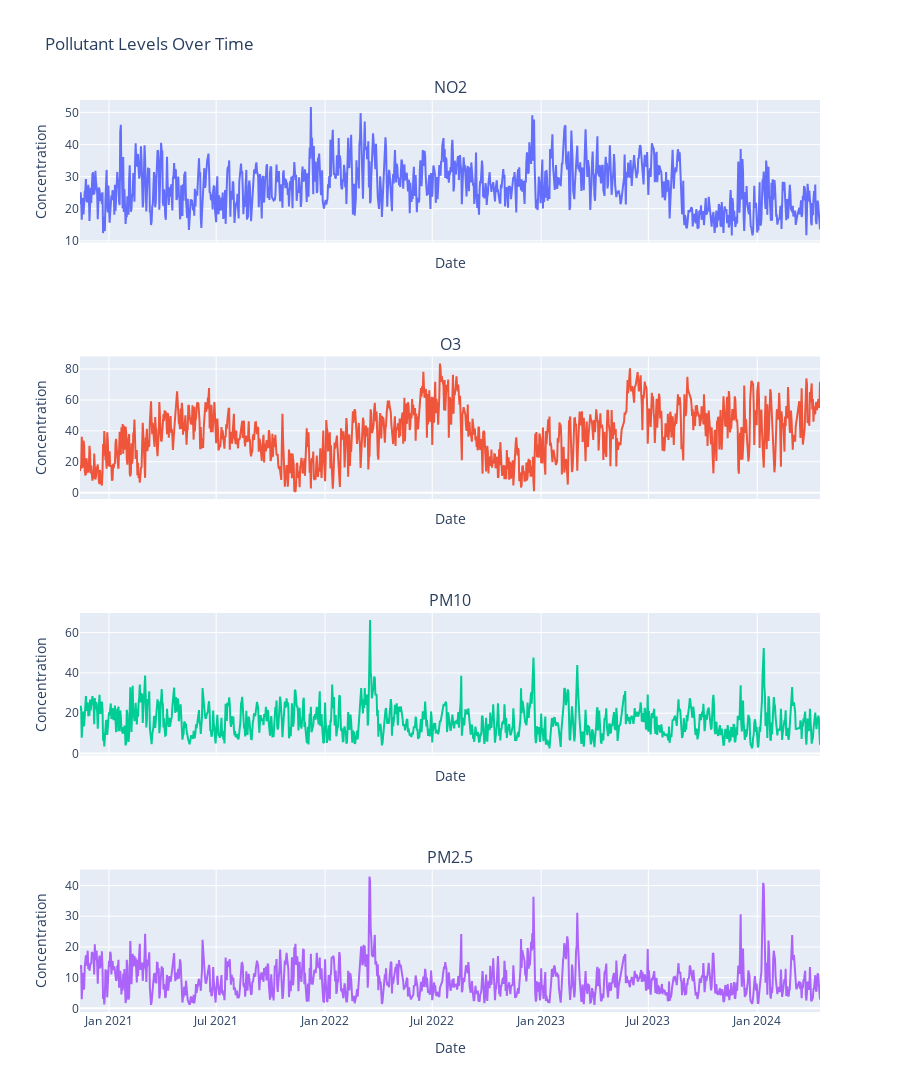

This figure's notebook cell:
### Code cell
pollutant_columns = pollutants_df.columns

fig = make_subplots(rows=len(pollutant_columns), cols=1, shared_xaxes=True, subplot_titles=pollutant_columns)

for i, col in enumerate(pollutant_columns):
    fig.add_trace(go.Scatter(x=pollutants_df.index, y=pollutants_df[col], mode='lines', name=col), row=i+1, col=1)

fig.update_layout(title_text='Pollutant Levels Over Time',
                  height=300 * len(pollutant_columns),  # Adjust height based on number of plots
                  showlegend=False)

fig.update_xaxes(title_text='Date')
fig.update_yaxes(title_text='Concentration')

fig.show()

### Figure 1 — Plotly figure (JSON) as saved in the notebook; plotly's stock layout.template omitted (floating-point values rounded to 4 significant figures; data arrays with more than 128 entries replaced by an {"elided": "..."} marker saying what was removed)
{"data": [{"mode": "lines", "name": "NO2", "type": "scatter", "x": {"elided": "1251 str values"}, "xaxis": "x", "y": {"elided": "1251 float values"}, "yaxis": "y"}, {"mode": "lines", "name": "O3", "type": "scatter", "x": {"elided": "1251 str values"}, "xaxis": "x2", "y": {"elided": "1251 float values"}, "yaxis": "y2"}, {"mode": "lines", "name": "PM10", "type": "scatter", "x": {"elided": "1251 str values"}, "xaxis": "x3", "y": {"elided": "1251 float values"}, "yaxis": "y3"}, {"mode": "lines", "name": "PM2.5", "type": "scatter", "x": {"elided": "1251 str values"}, "xaxis": "x4", "y": {"elided": "1251 float values"}, "yaxis": "y4"}], "layout": {"annotations": [{"font": {"size": 16}, "showarrow": false, "text": "NO2", "x": 0.5, "xanchor": "center", "xref": "paper", "y": 1, "yanchor": "bottom", "yref": "paper"}, {"font": {"size": 16}, "showarrow": false, "text": "O3", "x": 0.5, "xanchor": "center", "xref": "paper", "y": 0.7188, "yanchor": "bottom", "yref": "paper"}, {"font": {"size": 16}, "showarrow": false, "text": "PM10", "x": 0.5, "xanchor": "center", "xref": "paper", "y": 0.4375, "yanchor": "bottom", "yref": "paper"}, {"font": {"size": 16}, "showarrow": false, "text": "PM2.5", "x": 0.5, "xanchor": "center", "xref": "paper", "y": 0.1562, "yanchor": "bottom", "yref": "paper"}], "height": 1200, "showlegend": false, "title": {"text": "Pollutant Levels Over Time"}, "xaxis": {"anchor": "y", "domain": [0, 1], "matches": "x4", "showticklabels": false, "title": {"text": "Date"}}, "xaxis2": {"anchor": "y2", "domain": [0, 1], "matches": "x4", "showticklabels": false, "title": {"text": "Date"}}, "xaxis3": {"anchor": "y3", "domain": [0, 1], "matches": "x4", "showticklabels": false, "title": {"text": "Date"}}, "xaxis4": {"anchor": "y4", "domain": [0, 1], "title": {"text": "Date"}}, "yaxis": {"anchor": "x", "domain": [0.8438, 1], "title": {"text": "Concentration"}}, "yaxis2": {"anchor": "x2", "domain": [0.5625, 0.7188], "title": {"text": "Concentration"}}, "yaxis3": {"anchor": "x3", "domain": [0.2812, 0.4375], "title": {"text": "Concentration"}}, "yaxis4": {"anchor": "x4", "domain": [0, 0.1562], "title": {"text": "Concentration"}}}}
